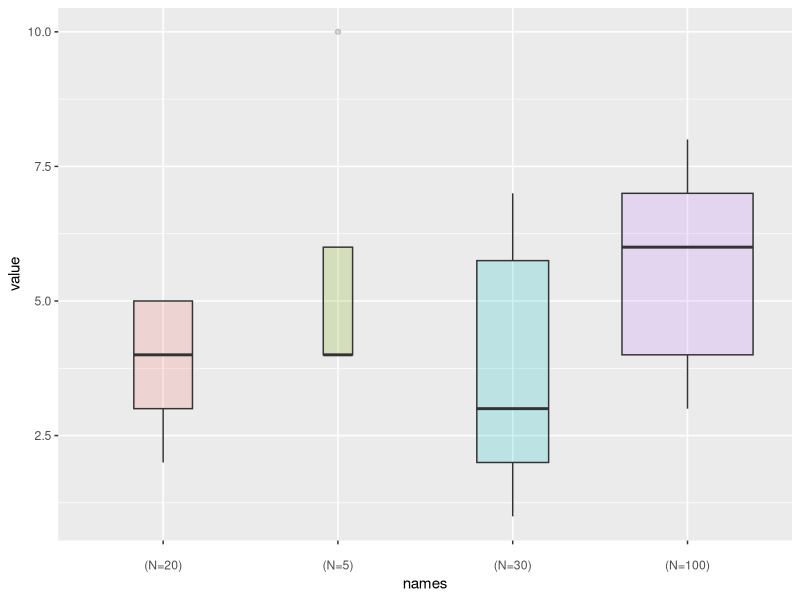

Write R code to recreate this figure.
# library
library(ggplot2)

# create data
names = c(rep("A", 20) , rep("B", 5) , rep("C", 30), rep("D", 100))
value = c( sample(2:5, 20 , replace = T) , sample(4:10, 5 , replace = T), sample(1:7, 30 , replace = T), 
           sample(3:8, 100 , replace = T) )
data = data.frame(names,value)

# prepare a special xlab with the number of obs for each group
my_xlab <- paste(levels(data$names),"\n(N=",table(data$names), ")",sep = "")

# plot
ggplot(data, aes(x = names, y = value, fill = names)) +
  geom_boxplot(varwidth = TRUE, alpha = 0.2) +
  theme(legend.position = "none") +
  scale_x_discrete(labels = my_xlab)


# source : https://www.r-graph-gallery.com/266-ggplot2-boxplot-with-variable-width/